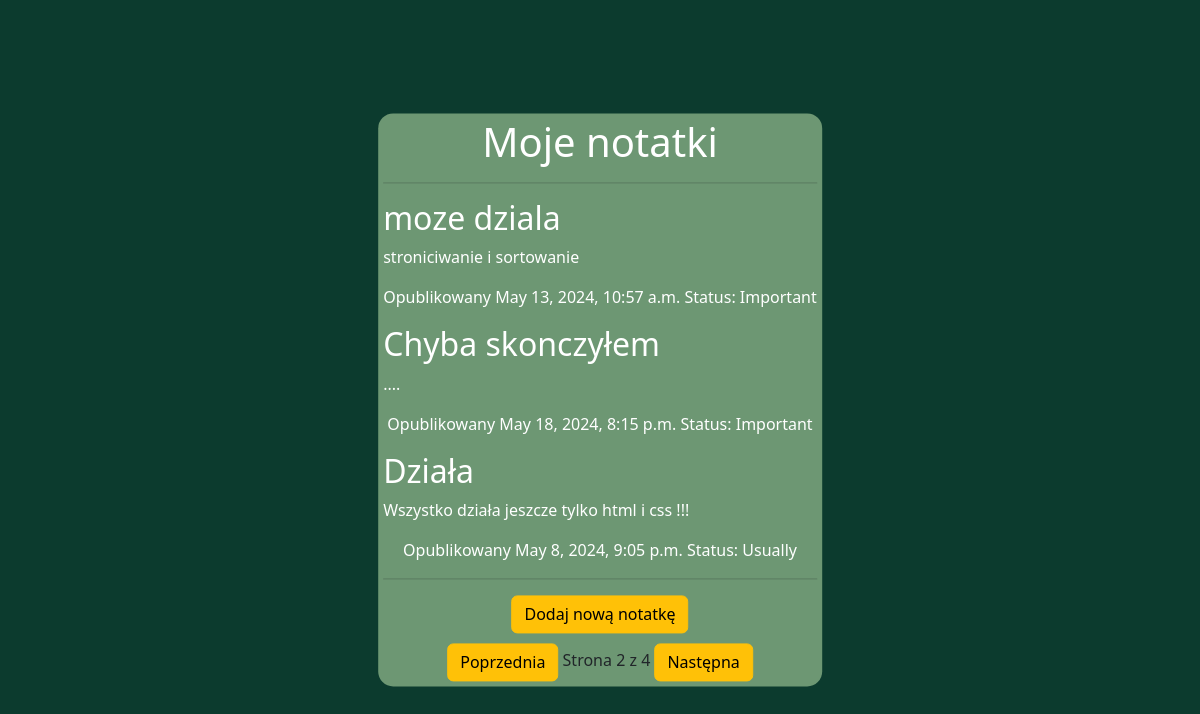
Screenshot of /?page=2 with the database file from the repository.
### aplikacjaNotatnik/models.py (models this page shows, shortened)
class Note(models.Model):
    STATUS_CHOICES = (
        ('Important', 'Important'),
        ('Usually', 'Usually')
    )
    title = models.CharField(max_length=100)
    text = models.TextField()
    time = models.DateTimeField(auto_now_add=True)
    author = models.ForeignKey(User, on_delete=models.CASCADE)
    status = models.CharField(max_length=10, choices=STATUS_CHOICES, default='Usually')
    id = models.AutoField(primary_key=True)
    def get_absolute_url(self):
        return reverse('detail_note', args=[self.id])

### aplikacjaNotatnik/views.py (the view)
# urls.py: path("", views.notes_list, name='notes_list'),
def notes_list(request):
    notes = Note.objects.all()
    important_notes = Note.objects.filter(status='Important')
    usually_notes = Note.objects.filter(status='Usually')
    notes = list(important_notes) + list(usually_notes)
    paginator = Paginator(notes, 3)
    page_number = request.GET.get('page')
    try:
        notes = paginator.page(page_number)
    except PageNotAnInteger:
        notes = paginator.page(1)
    except EmptyPage:
        notes = paginator.page(paginator.num_pages)
    return render(request, 'notes_list.html', {'notes': notes})

### aplikacjaNotatnik/templates/notes_list.html (shortened to what this page needs)
{% extends "base.html" %}
{% load static %}
{% block content %}
    <main>
        <div class="main-div">
            <h1 class="info">Moje notatki</h1>
            <hr>
            {% for note in notes %}
                <h2><a class="note-title" href="{{ note.get_absolute_url }}">{{ note.title }}</a></h2>
                <div class="note-text">{{ note.text|truncatewords:30|linebreaks }}</div>
                <p class="info">Opublikowany {{ note.time }} Status: {{ note.status }}</p>
            {% endfor %}
            <hr>
            <div class="info-center">
                <a class="btn btn-warning add-note-margin" href="{% url 'add_note' %}">Dodaj nową notatkę</a>
                <br>
                {% include "pagination.html" with page=notes %}
            </div>
        </div>
    </main>
{% endblock %}

### aplikacjaNotatnik/static/css/notatnik.css (style rules this page uses)
.main-div { height: auto; width: auto; padding: 5px; position: absolute; top: 50%; left: 50%; transform: translate(-50%, -50%); overflow-y: auto; background-color: #6D9773; border-radius: 15px; }
.note-title, .info { text-decoration: none; color: white; }
body { background-color: #0C3B2E !important; }
.note-text { color: white !important; }
.add-note-margin { margin-bottom: 10px !important; }
.info-center, .info { text-align: center !important; }

### rows the page displays
Note: title "moze dziala", text "stroniciwanie i sortowanie", time "May 13, 2024, 10:57 a.m.", status "Important"
Note: title "Chyba skonczyłem", text "....", time "May 18, 2024, 8:15 p.m.", status "Important"
Note: title "Działa", text "Wszystko działa jeszcze tylko html i css !!!", time "May 8, 2024, 9:05 p.m.", status "Usually"

### other values shown
{{ page.number }} "2"
{{ page.paginator.num_pages }} "4"
